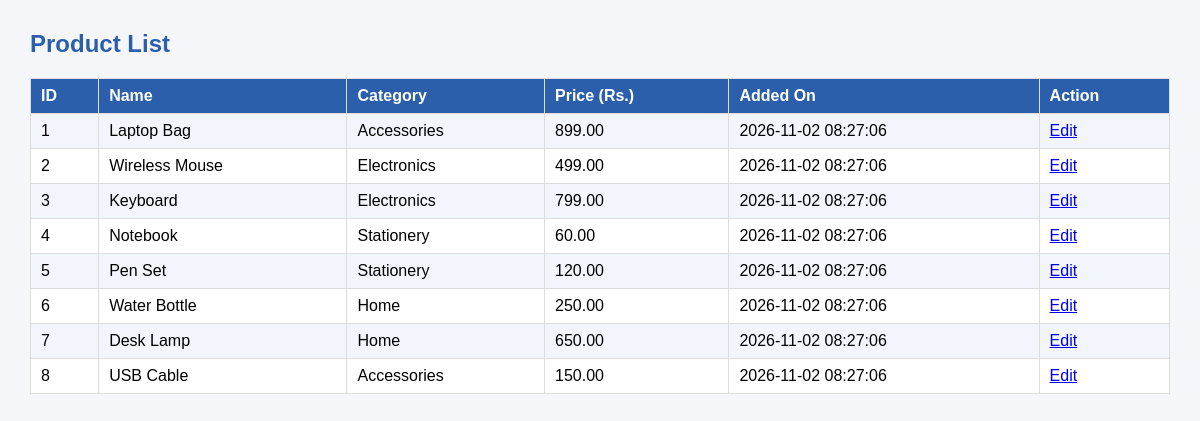
/products.php, run on the app's committed database.
### tables this page shows
CREATE TABLE products (
    id         INT UNSIGNED AUTO_INCREMENT PRIMARY KEY,
    name       VARCHAR(100)  NOT NULL,
    category   VARCHAR(50)   NOT NULL,
    price      DECIMAL(10,2) NOT NULL,
    image      VARCHAR(255)  NULL,
    created_at TIMESTAMP DEFAULT CURRENT_TIMESTAMP
);

### config.php (called while the page is built, shortened)
<?php
function e($value) {
    return htmlspecialchars((string)$value, ENT_QUOTES, 'UTF-8');
}
?>

### products.php (the view)
<?php
require_once 'config.php';
$products = $pdo->query("SELECT id, name, category, price, created_at FROM products ORDER BY id")->fetchAll();
?>
<!DOCTYPE html>
<html><head><meta charset="UTF-8"><title>Products</title>
<link rel="stylesheet" href="style.css"></head>
<body>
<h2>Product List</h2>
<table>
    <tr><th>ID</th><th>Name</th><th>Category</th><th>Price (Rs.)</th><th>Added On</th><th>Action</th></tr>
    <?php foreach ($products as $p): ?>
    <tr>
        <td><?= e($p['id']) ?></td>
        <td><?= e($p['name']) ?></td>
        <td><?= e($p['category']) ?></td>
        <td><?= e(number_format($p['price'], 2)) ?></td>
        <td><?= e($p['created_at']) ?></td>
        <td><a href="edit_product.php?id=<?= (int)$p['id'] ?>">Edit</a></td>
    </tr>
    <?php endforeach; ?>
</table>
</body></html>

### style.css (style rules this page uses)
body { font-family: Arial, sans-serif; margin: 30px; background: #f4f6f9; }
h2 { color: #2b5fab; }
table { border-collapse: collapse; width: 100%; background: #fff; }
th, td { border: 1px solid #ddd; padding: 8px 10px; text-align: left; }
th { background: #2b5fab; color: #fff; }
tr:nth-child(even) { background: #f2f6fc; }

### data on the page
products: id "1", name "Laptop Bag", category "Accessories", price "899.00", created_at "2026-11-02 08:27:06"
products: id "2", name "Wireless Mouse", category "Electronics", price "499.00", created_at "2026-11-02 08:27:06"
products: id "3", name "Keyboard", category "Electronics", price "799.00", created_at "2026-11-02 08:27:06"
products: id "4", name "Notebook", category "Stationery", price "60.00", created_at "2026-11-02 08:27:06"
products: id "5", name "Pen Set", category "Stationery", price "120.00", created_at "2026-11-02 08:27:06"
products: id "6", name "Water Bottle", category "Home", price "250.00", created_at "2026-11-02 08:27:06"
products: id "7", name "Desk Lamp", category "Home", price "650.00", created_at "2026-11-02 08:27:06"
products: id "8", name "USB Cable", category "Accessories", price "150.00", created_at "2026-11-02 08:27:06"
